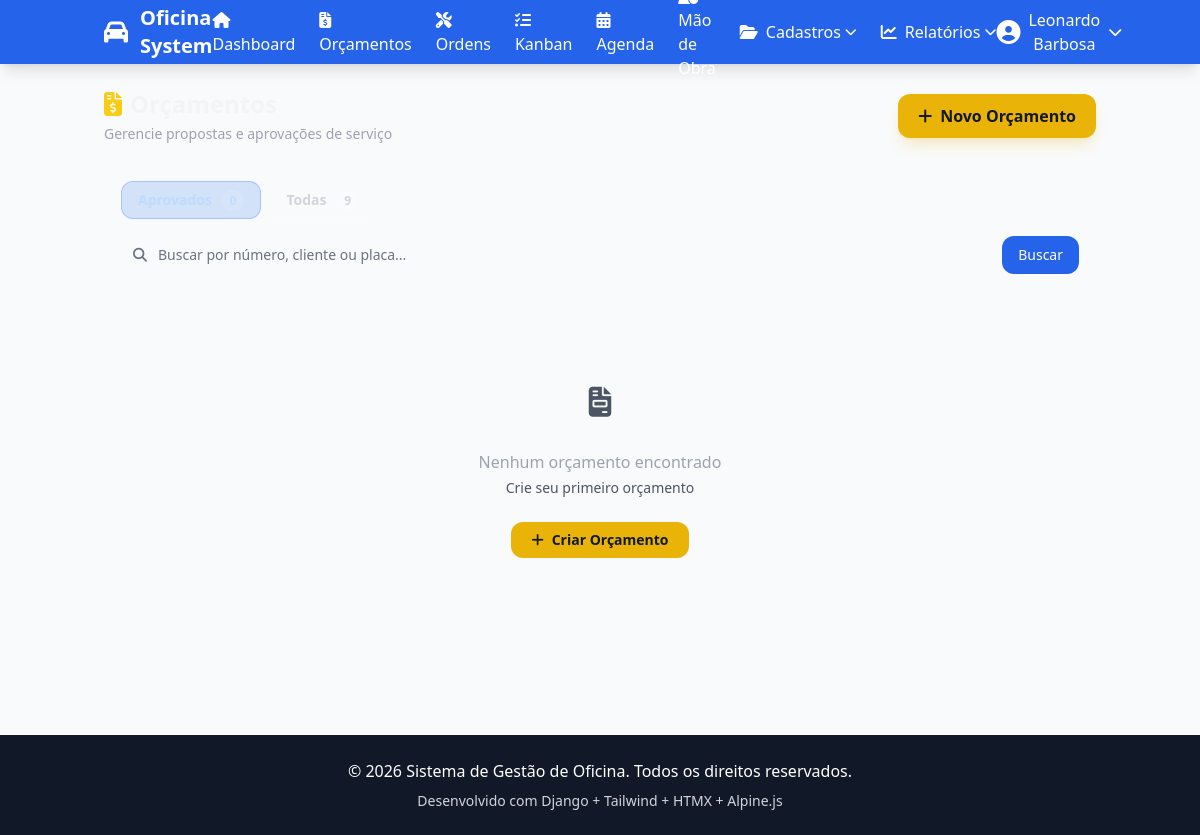
/orcamentos/ (signed in), run on the app's committed database.
### apps/dashboard/models.py (models this page shows, shortened)
class ConfiguracaoSistema(models.Model):
    nome_empresa = models.CharField('Nome da empresa', max_length=120, blank=True)
    endereco = models.CharField('Endereço', max_length=255, blank=True)
    telefone = models.CharField('Telefone', max_length=40, blank=True)
    email = models.EmailField('E-mail', blank=True)
    cnpj = models.CharField('CNPJ', max_length=30, blank=True)
    site = models.CharField('Site', max_length=120, blank=True)
    logo = models.ImageField('Logomarca', upload_to='sistema/', null=True, blank=True)
    cor_primaria = models.CharField('Cor primária (hex)', max_length=7, default='#2563EB')
    cor_rodape = models.CharField('Cor do rodapé (hex)', max_length=7, default='#111827')
    texto_rodape = models.CharField('Texto do rodapé', max_length=200, blank=True)
    atualizado_em = models.DateTimeField('Atualizado em', auto_now=True)
    class Meta:
        verbose_name = 'Configuração do Sistema'
        verbose_name_plural = 'Configurações do Sistema'

### apps/funcionarios/models.py (models this page shows, shortened)
class Funcionario(AbstractUser):
    PERFIL_CHOICES = [
        ('operacional', 'Operacional'),
        ('supervisor', 'Supervisor'),
        ('gerente', 'Gerente'),
        ('admin', 'Administrador'),
        ('orcamentista', 'Orçamentista'),
        ('financeiro', 'Financeiro'),
    ]
    telefone = models.CharField('Telefone', max_length=20, blank=True)
    cpf = models.CharField('CPF', max_length=14, unique=True, null=True, blank=True)
    data_admissao = models.DateField('Data de Admissão', null=True, blank=True)
    data_demissao = models.DateField('Data de Demissão', null=True, blank=True)
    perfil = models.CharField(
        'Perfil',
        max_length=20,
        choices=PERFIL_CHOICES,
        default='operacional'
    )
    percentual_comissao_padrao = models.DecimalField(
        'Percentual de Comissão Padrão (%)',
        max_digits=5,
        decimal_places=2,
        default=10.00,
        help_text='Percentual padrão usado quando a etapa não define um percentual específico'
    )
    ativo = models.BooleanField('Ativo', default=True)
    foto = models.ImageField('Foto', upload_to='funcionarios/fotos/', null=True, blank=True)
    criado_em = models.DateTimeField('Criado em', auto_now_add=True)
    atualizado_em = models.DateTimeField('Atualizado em', auto_now=True)
    class Meta:
        verbose_name = 'Funcionário'
        verbose_name_plural = 'Funcionários'
        ordering = ['first_name', 'last_name']

### apps/orcamentos/views_crud.py (the view, shortened to what this page needs)
@login_required
def orcamento_list(request):
    qs = Orcamento.objects.select_related(
        'cliente', 'veiculo', 'criado_por'
    ).prefetch_related('itens').order_by('-criado_em')
    filtro = request.GET.get('filtro', '') or 'aprovados'
    status_filtro = request.GET.get('status', '')
    if status_filtro:
        qs = qs.filter(status=status_filtro)
    else:
        if filtro == 'aprovados':
            qs = qs.filter(status='aprovado')
    busca = request.GET.get('q', '').strip()
    from django.db.models import Count
    contagens = {
        'todos': Orcamento.objects.count(),
        'rascunho': Orcamento.objects.filter(status='rascunho').count(),
        'enviado': Orcamento.objects.filter(status='enviado').count(),
        'aprovado': Orcamento.objects.filter(status='aprovado').count(),
        'entregue': Orcamento.objects.filter(status='entregue').count(),
        'rejeitado': Orcamento.objects.filter(status='rejeitado').count(),
        'cancelado': Orcamento.objects.filter(status='cancelado').count(),
    }
    context = {
        'orcamentos': qs,
        'filtro': filtro,
        'status_filtro': status_filtro,
        'busca': busca,
        'contagens': contagens,
        'status_choices': Orcamento.STATUS_CHOICES,
    }
    return render(request, 'orcamentos/orcamento_list.html', context)

### apps/dashboard/context_processors.py (called while the page is built)
def sistema_config(request):
    return {
        'sistema_config': ConfiguracaoSistema.objects.first()
    }

### templates/orcamentos/orcamento_list.html (shortened to what this page needs)
{% extends 'base.html' %}
{% block content %}
<div class="max-w-7xl mx-auto">
  <div class="flex flex-col sm:flex-row sm:items-center justify-between gap-4 mb-6">
    <div>
      <h1 class="text-2xl font-bold text-gray-100">
        <i class="fas fa-file-invoice-dollar text-yellow-400 mr-2"></i>Orçamentos
      </h1>
      <p class="text-gray-400 text-sm mt-1">Gerencie propostas e aprovações de serviço</p>
    </div>
    <a href="{% url 'orcamentos:create' %}"
       id="btn-novo-orcamento"
       class="inline-flex items-center gap-2 bg-yellow-500 hover:bg-yellow-400 text-gray-900 font-semibold px-5 py-2.5 rounded-xl transition shadow-lg shadow-yellow-500/20">
      <i class="fas fa-plus"></i> Novo Orçamento
    </a>
  </div>
  <div class="bg-white/5 border border-white/10 rounded-2xl overflow-hidden mb-6">
    <div class="flex overflow-x-auto scrollbar-hide px-4 pt-3 gap-2 border-b border-white/10 items-center">
      <a href="{% url 'orcamentos:list' %}?filtro=aprovados{% if busca %}&q={{ busca }}{% endif %}"
         class="px-4 py-2 text-sm font-semibold rounded-xl border transition whitespace-nowrap
                {% if filtro != 'todas' and not status_filtro %}bg-blue-500/20 border-blue-500/30 text-blue-200{% else %}bg-white/5 border-white/15 text-gray-300 hover:bg-white/10{% endif %}">
        <span class="ml-1.5 text-xs bg-white/10 rounded-full px-2 py-0.5">{{ contagens.aprovado }}</span>
      </a>
      <a href="{% url 'orcamentos:list' %}?filtro=todas{% if busca %}&q={{ busca }}{% endif %}"
         class="px-4 py-2 text-sm font-semibold rounded-xl border transition whitespace-nowrap
                {% if filtro == 'todas' and not status_filtro %}bg-blue-500/20 border-blue-500/30 text-blue-200{% else %}bg-white/5 border-white/15 text-gray-300 hover:bg-white/10{% endif %}">
        Todas
        <span class="ml-1.5 text-xs bg-white/10 rounded-full px-2 py-0.5">{{ contagens.todos }}</span>
      </a>
    </div>
    <div class="p-4">
      <form method="get" class="flex gap-3">
        <div class="relative flex-1">
          <i class="fas fa-search absolute left-3 top-1/2 -translate-y-1/2 text-gray-500 text-sm"></i>
          <input type="text" name="q" value="{{ busca }}"
                 placeholder="Buscar por número, cliente ou placa..."
                 class="w-full bg-white/5 border border-white/15 rounded-xl pl-9 pr-4 py-2 text-sm text-gray-200 placeholder-gray-500 focus:outline-none focus:border-yellow-400/60 focus:ring-1 focus:ring-yellow-400/20">
        </div>
        <button type="submit" class="bg-blue-600 hover:bg-blue-500 text-white px-4 py-2 rounded-xl text-sm transition">
          Buscar
        </button>
      </form>
    </div>
    {% if orcamentos %}
    <div class="overflow-x-auto">
      <table class="w-full text-sm">
        <thead>
          <tr class="border-t border-white/10 text-left bg-gray-50">
            <th class="px-4 py-3 text-xs text-gray-600 font-semibold uppercase tracking-wider">Número</th>
            <th class="px-4 py-3 text-xs text-gray-600 font-semibold uppercase tracking-wider">Cliente</th>
            <th class="px-4 py-3 text-xs text-gray-600 font-semibold uppercase tracking-wider">Veículo</th>
            <th class="px-4 py-3 text-xs text-gray-600 font-semibold uppercase tracking-wider text-right">Valor Total</th>
            <th class="px-4 py-3 text-xs text-gray-600 font-semibold uppercase tracking-wider">Data</th>
            <th class="px-4 py-3 text-xs text-gray-600 font-semibold uppercase tracking-wider">Validade</th>
            <th class="px-4 py-3 text-xs text-gray-600 font-semibold uppercase tracking-wider">Status</th>
            <th class="px-4 py-3 text-xs text-gray-600 font-semibold uppercase tracking-wider text-right">Ações</th>
          </tr>
        </thead>
        <tbody class="divide-y divide-gray-100 bg-white">
          {% for orc in orcamentos %}
          <tr class="orc-row">
            <td class="px-4 py-3.5">
              <a href="{% url 'orcamentos:detail' orc.pk %}"
                 class="font-mono font-semibold text-yellow-400 hover:text-yellow-300 transition">
                {{ orc.numero }}
              </a>
            </td>
            <td class="px-4 py-3.5">
              <span class="text-gray-900 font-medium">{{ orc.cliente.nome }}</span>
            </td>
            <td class="px-4 py-3.5">
              <div class="text-gray-900">
                {% if orc.veiculo.modelo_veiculo %}
                  {{ orc.veiculo.modelo_veiculo.fabricante.nome }} {{ orc.veiculo.modelo_veiculo.nome }}
                {% else %}
                  {{ orc.veiculo.marca }} {{ orc.veiculo.modelo }}
                {% endif %}
              </div>
              <div class="text-xs text-gray-600 font-mono">{{ orc.veiculo.placa }}</div>
            </td>
            <td class="px-4 py-3.5 text-right">
              <span class="text-gray-900 font-semibold">
                R$ {{ orc.valor_total_com_desconto|floatformat:2 }}
              </span>
              {% if orc.desconto > 0 %}
                <div class="text-xs text-green-400">-R$ {{ orc.desconto|floatformat:2 }} desconto</div>
              {% endif %}
            </td>
            <td class="px-4 py-3.5 text-gray-600 text-sm">{{ orc.data_orcamento|date:"d/m/Y" }}</td>
            <td class="px-4 py-3.5">
              {% if orc.validade %}
                <span class="text-gray-600 text-sm">{{ orc.validade|date:"d/m/Y" }}</span>
              {% else %}
                <span class="text-gray-600 text-sm">—</span>
              {% endif %}
            </td>
            <td class="px-4 py-3.5">
              <span class="badge-{{ orc.status }} text-xs font-semibold px-2.5 py-1 rounded-full">
                {{ orc.get_status_display }}
              </span>
            </td>
            <td class="px-4 py-3.5 text-right">
              <div class="flex items-center justify-end gap-2">
                <a href="{% url 'orcamentos:detail' orc.pk %}"
                   class="p-1.5 text-gray-600 hover:text-yellow-600 transition" title="Ver detalhes">
                  <i class="fas fa-eye"></i>
                </a>
                {% if orc.status in 'rascunho enviado' %}
                <a href="{% url 'orcamentos:update' orc.pk %}"
                   class="p-1.5 text-gray-600 hover:text-blue-600 transition" title="Editar">
                  <i class="fas fa-pen"></i>
                </a>
                {% endif %}
                {% if orc.status == 'rascunho' %}
                <a href="{% url 'orcamentos:delete' orc.pk %}"
                   class="p-1.5 text-gray-600 hover:text-red-600 transition" title="Excluir">
                  <i class="fas fa-trash"></i>
                </a>
                {% endif %}
              </div>
            </td>
          </tr>
          {% endfor %}
        </tbody>
      </table>
    </div>
    {% else %}
    <div class="py-20 text-center">
      <div class="w-16 h-16 bg-white/5 rounded-2xl flex items-center justify-center mx-auto mb-4">
        <i class="fas fa-file-invoice text-3xl text-gray-600"></i>
      </div>
      <p class="text-gray-400 font-medium mb-1">Nenhum orçamento encontrado</p>
      <p class="text-gray-600 text-sm mb-6">
        {% if busca or status_filtro %}Tente remover os filtros{% else %}Crie seu primeiro orçamento{% endif %}
      </p>
      {% if not busca and not status_filtro %}
      <a href="{% url 'orcamentos:create' %}"
         class="inline-flex items-center gap-2 bg-yellow-500 hover:bg-yellow-400 text-gray-900 font-semibold px-5 py-2 rounded-xl transition text-sm">
        <i class="fas fa-plus"></i> Criar Orçamento
      </a>
      {% endif %}
    </div>
    {% endif %}
  </div>
</div>
{% endblock %}

### templates/base.html (shortened to what this page needs)
<!DOCTYPE html>
<html lang="pt-BR">
<head>
    <script src="https://cdn.tailwindcss.com"></script>
    <link rel="stylesheet" href="https://cdnjs.cloudflare.com/ajax/libs/font-awesome/6.5.1/css/all.min.css">
</head>
<body class="bg-gray-50">
    <nav class="text-white shadow-lg" style="background-color: {{ sistema_config.cor_primaria|default:'#2563EB' }};">
        <div class="container mx-auto px-4">
            <div class="flex items-center justify-between h-16">
                <div class="flex items-center space-x-3">
                    {% if sistema_config and sistema_config.logo %}
                      <img src="{{ sistema_config.logo.url }}" alt="Logo" class="h-9 w-9 rounded bg-white/90 object-contain">
                    {% else %}
                      <i class="fas fa-car text-2xl"></i>
                    {% endif %}
                    <span class="text-xl font-bold">{{ sistema_config.nome_empresa|default:"Oficina System" }}</span>
                </div>
                <div class="hidden md:flex items-center space-x-6">
                  {% if user.is_superuser or user.perfil == 'admin' or user.perfil == 'gerente' or user.perfil == 'supervisor' %}
                  <a href="{% url 'dashboard:index' %}" class="hover:text-blue-200">
                      <i class="fas fa-home mr-2"></i>Dashboard
                  </a>
                  <a href="{% url 'orcamentos:list' %}" class="hover:text-blue-200">
                      <i class="fas fa-file-invoice-dollar mr-2"></i>Orçamentos
                  </a>
                  <a href="{% url 'ordens:list' %}" class="hover:text-blue-200">
                      <i class="fas fa-tools mr-2"></i>Ordens
                  </a>
                  <a href="{% url 'kanban:producao' %}" class="hover:text-blue-200">
                      <i class="fas fa-tasks mr-2"></i>Kanban
                  </a>
                  <a href="{% url 'kanban:agenda' %}" class="hover:text-blue-200">
                      <i class="fas fa-calendar-alt mr-2"></i>Agenda
                  </a>
                  <a href="{% url 'kanban:agenda_mao_obra' %}" class="hover:text-blue-200">
                      Mão de Obra
                  </a>
                  <div x-data="{ open: false }" class="relative">
                      <button @click="open = !open" class="flex items-center hover:text-blue-200">
                          <i class="fas fa-folder-open mr-2"></i>Cadastros
                          <i class="fas fa-chevron-down ml-1 text-xs"></i>
                      </button>
                  </div>
                  <div x-data="{ open: false }" class="relative">
                      <button @click="open = !open" class="flex items-center hover:text-blue-200">
                          <i class="fas fa-chart-line mr-2"></i>Relatórios
                          <i class="fas fa-chevron-down ml-1 text-xs"></i>
                      </button>
                  </div>
                  {% endif %}
                </div>
                <div x-data="{ open: false }" class="relative">
                    <button @click="open = !open" class="flex items-center space-x-2 hover:text-blue-200">
                        <i class="fas fa-user-circle text-2xl"></i>
                        <span>{{ user.get_full_name|default:user.username }}</span>
                        <i class="fas fa-chevron-down text-sm"></i>
                    </button>
                </div>
            </div>
        </div>
    </nav>
    <main class="{% block main_class %}container mx-auto px-4 py-6{% endblock %}">
        {% block content %}{% endblock %}
    </main>
    <footer class="text-white mt-12" style="background-color: {{ sistema_config.cor_rodape|default:'#111827' }};">
        <div class="container mx-auto px-4 py-6">
            <div class="text-center">
                <p>&copy; 2026 {{ sistema_config.nome_empresa|default:"Sistema de Gestão de Oficina" }}. Todos os direitos reservados.</p>
                <p class="text-sm text-gray-300 mt-2">
                  {{ sistema_config.texto_rodape|default:"Desenvolvido com Django + Tailwind + HTMX + Alpine.js" }}
                </p>
            </div>
        </div>
    </footer>
</body>
</html>

### data on the page
ConfiguracaoSistema: nome_empresa "Oficina System", nome_empresa "Sistema de Gestão de Oficina", texto_rodape "Desenvolvido com Django + Tailwind + HTMX + Alpine.js"
Funcionario: get_full_name "Leonardo Barbosa"

### other printed values
{{ contagens.todos }} "9"
